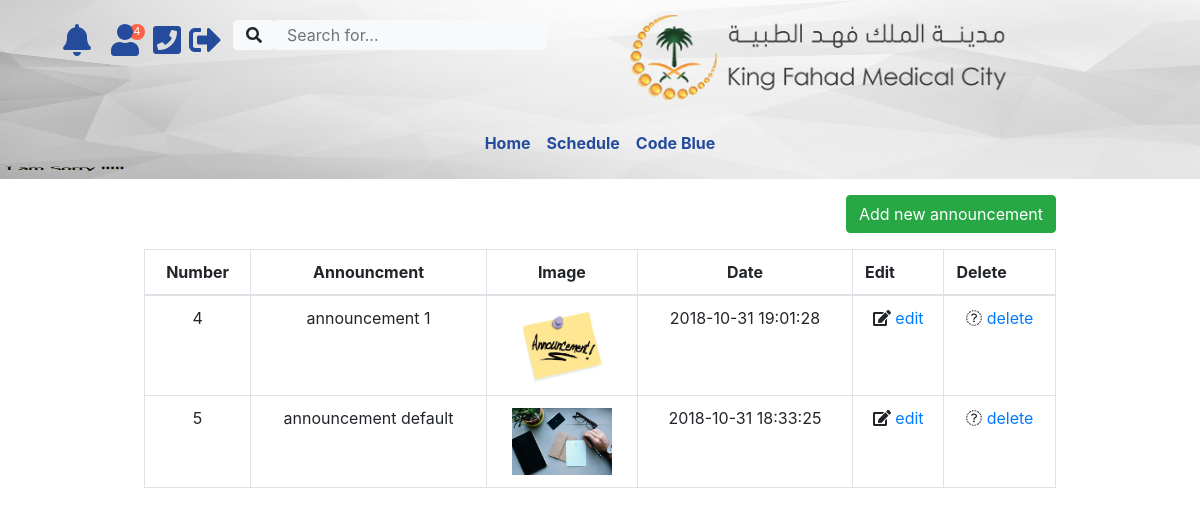
The page /announcement.php (signed in) on the database its author committed.
### tables this page shows
CREATE TABLE IF NOT EXISTS `announcment` (
  `id` int(11) NOT NULL AUTO_INCREMENT,
  `content` varchar(255) NOT NULL,
  `img` varchar(255) NOT NULL DEFAULT 'img/def.png',
  `announ_date` datetime DEFAULT CURRENT_TIMESTAMP,
  PRIMARY KEY (`id`)
);

### announcement.php (the view, shortened to what this page needs)
<?php  include 'header.php';
include "adminonly.php"; ?>
<section class="content container">
    <div class="row ">
        <div style="padding-left: 10%;width: 90%" >
            <div class="box">
                <a class="btn btn-success  float-right my-3" href="newannouncement.php">Add new announcement</a>
                <div class="box-body col-md-offset-2">
                    <table id="example2" class="table table-responsive-md table-bordered table-hover ">
                        <thead>
                        <tr>
                            <th style="text-align: center">Number </th>
                            <th style="text-align: center">Announcment </th>
                            <th style="text-align: center">Image </th>
                            <th style="text-align: center">Date </th>
                            <th>Edit&nbsp;</th>
                            <th>Delete</th>
                        </tr>
                        </thead>
                        <tbody>
                        <?php
                        $cn1=mysqli_connect(Host,UN,PW,DBname);
                        $rslt1=mysqli_query($cn1,"SELECT id , content,img,announ_date FROM announcment order by announ_date desc");
                        while($arr1=mysqli_fetch_array($rslt1))
                        {
                            $cnm=$arr1[0];
                            ?>
                            <tr>
                                <td style="text-align: center"><?php echo "$arr1[0]"; ?></td>
                                <td  style="text-align: center"><?php echo "$arr1[1]"; ?></td>
                                <td  style="text-align: center"><IMG STYLE="Width:100px;" SRC=" <?php echo "$arr1[2]"; ?>"></td>
                                <td  style="text-align: center"><?php echo "$arr1[3]"; ?></td>
                                <td  style="text-align: center"><?php echo "<i class=\"fa fa-edit\"></i> <a href='editannounc.php?cnm=$cnm'>edit</a>";?></td>
                                <td  style="text-align: center"><?php  echo "<i class=\"fa fa-remove\"></i> <a href='process/deleteannounc.php?cnm=$cnm'>delete</a>"; ?></td>
                            </tr>
                        <?php }?>
                    </table>
                </div>
            </div>
        </div>
    </div>
</section><?php include "footer.php";?>

### rows shown on the page
announcment: id "4", content "announcement 1", shows a picture, announ_date "2018-10-31 19:01:28"
announcment: id "5", content "announcement default", shows a picture, announ_date "2018-10-31 18:33:25"

### other values the page prints
$newusers "4"
